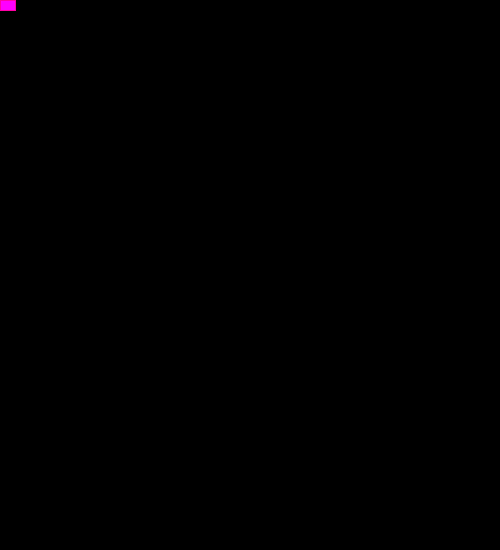
Frame 1 (no input)
Frame 60 (the mouse pressed at the canvas centre just before this capture): blank canvas, image omitted
Frame 120 (the mouse held since frame 60 and released just before this capture): blank canvas, image omitted

The Processing sketch that drew this single still picture (run headless with seeded random() and noise(); from frame 60 on, the mouse is pressed at the canvas centre):

// Processing sketch: processing_92600
// ── processing_92600.pde

//Ayla El-Moussa
//March 11th 
//adapted from the lesson shown in class on tuesday. 



int squares = 50;
float[] sX = new float[squares];
float[] sY = new float[squares];
float[] sSpeed = new float[squares];
float space = .5;
 
int pressed = 5;
void setup() {
  size(500, 550);
}
 
void draw() {
  background(0);
  for (int i = 0; i <squares; i++) {
    shapes(sX[i], sY[i]);
    sY[i] += sSpeed[i];
    sSpeed[i] += space;
  }
}

 
void shapes(float x, float y) {
 
  fill(255, 0, map(y,0,height,255,164),164);
  rect(x,y,15, 10);
  stroke(255,0,164);
 
}
 
void mouseDragged() {
  sX[pressed] = mouseX;
  sY[pressed] = mouseY;
  sSpeed[pressed] = -10;
  pressed +=2;
  if (pressed >= squares) {// == 20
    pressed =5;
  }
}
